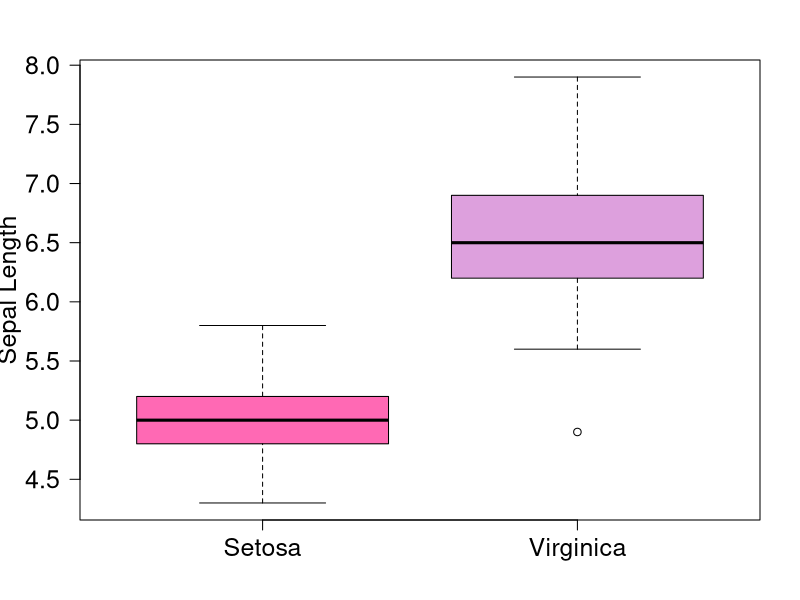
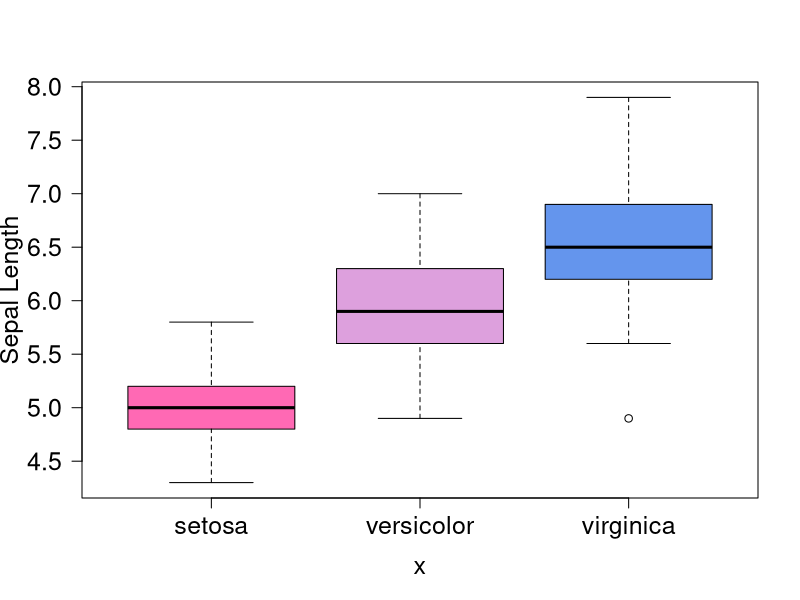
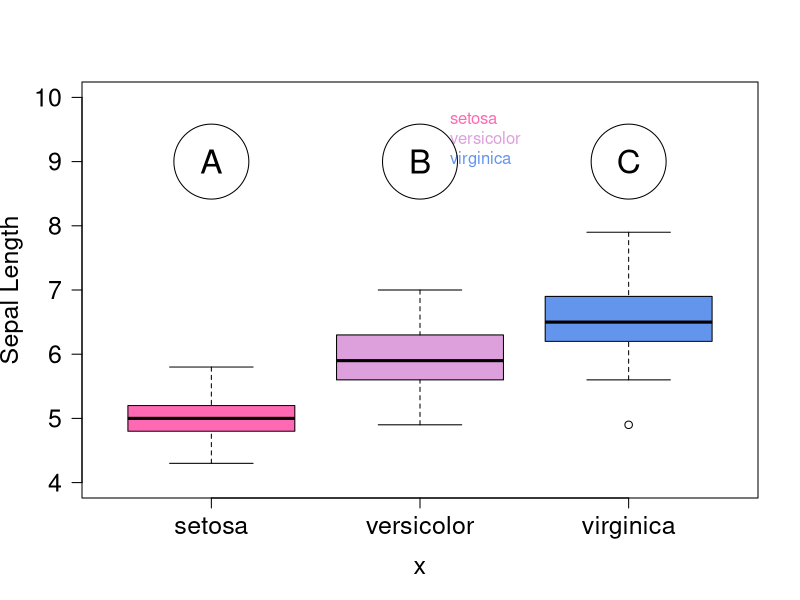
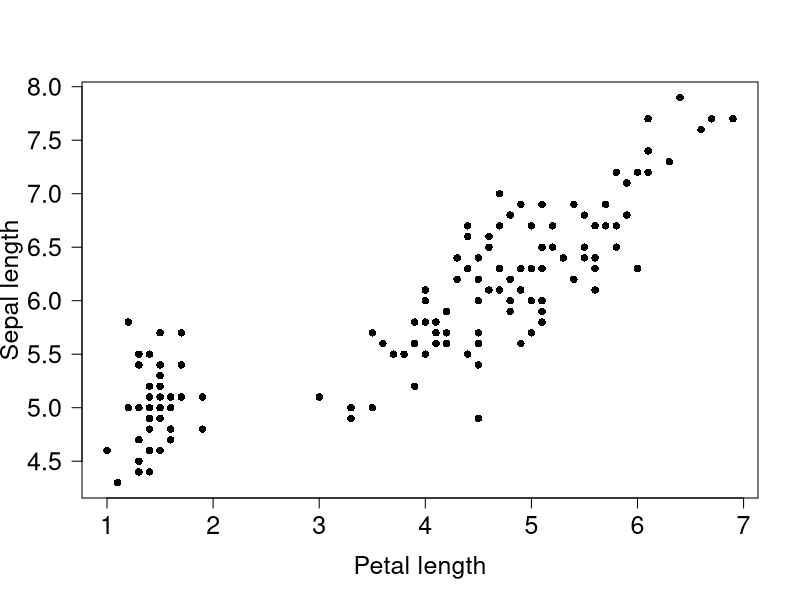
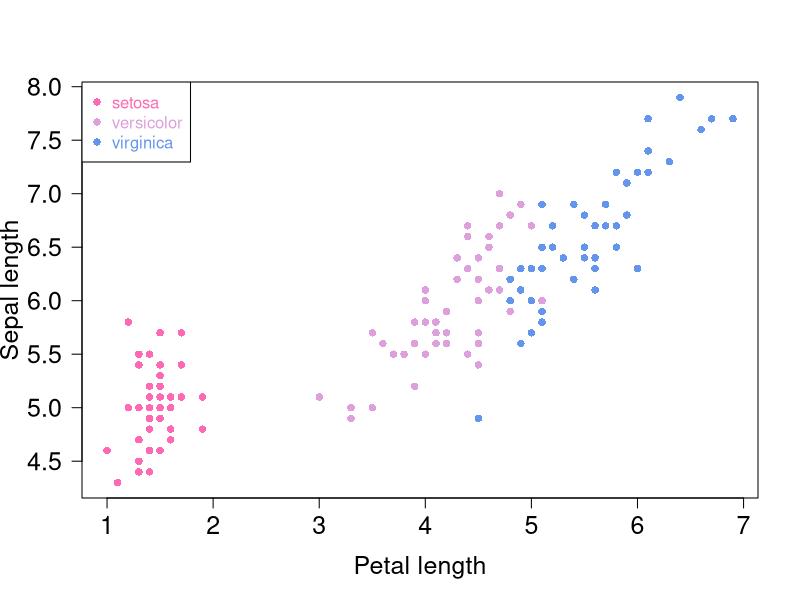
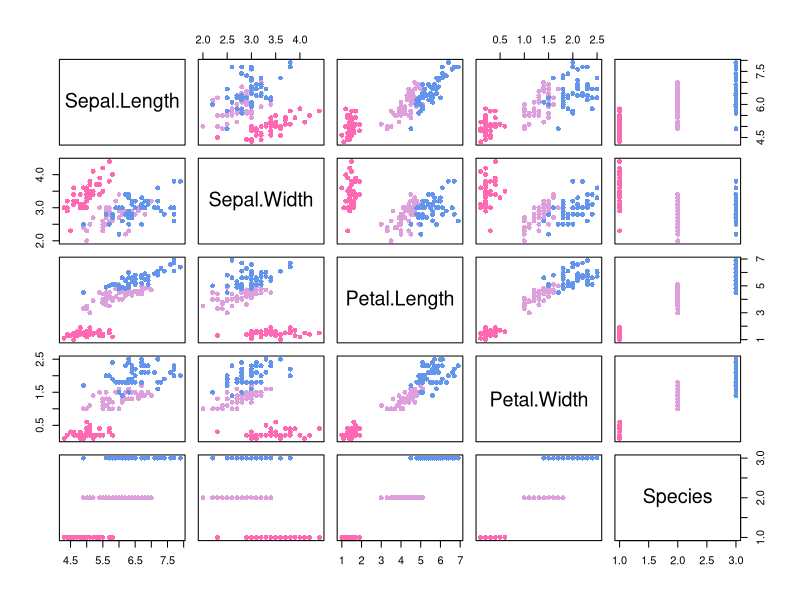
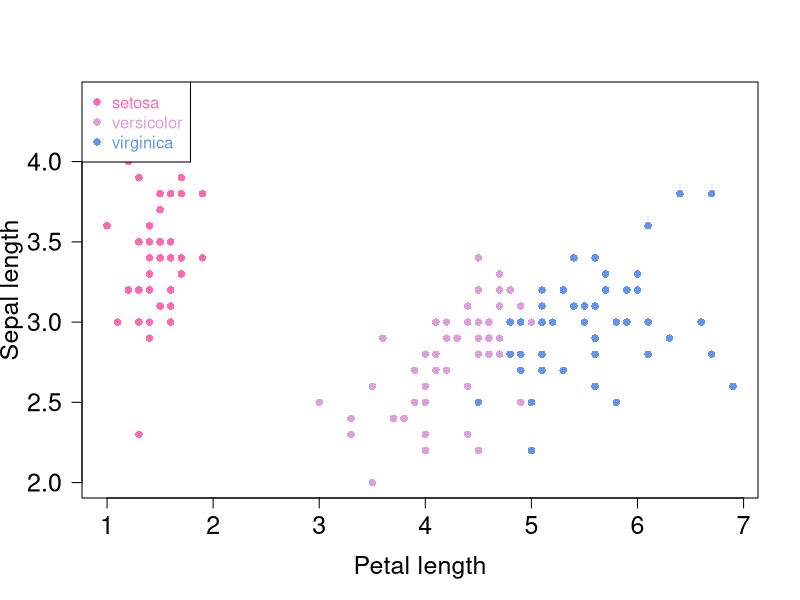

These charts were generated, in order, by the following R code: (Note: this script raises an error after producing the figures.)
## This code will be used during the bootcamp to show examples for stats, plotting and simple simulations

# initialize workspace
rm(list=ls()) # clean workspace
graphics.off() # close all open plot windows

# Load libraries
library('igraph') # library for network analysis

# load data
iris=iris # this data is already in the computer's memory, but this line will show it in your 'environment' window 

# look at the data
head(iris) # shows the first 6 lines of the data frame
unique(iris$Species) # shows all the species 

# get the subset data from two species
setosa=iris[iris$Species=='setosa',] ## assign only the rows that belong to setosa and all the columns in the data frame to a variable named "setosa"
virginica=iris[iris$Species=='virginica',] ## assign only the rows that belong to virginica and all the columns in the data frame to a variable named "virginica"

# plot the sepal lengths of  setosa and virginica
dev.new() # opens the figure in a new window. use the command quartz() for macs
par(mar=c(4, 4, 3, 2)) # set the margins
boxplot(setosa$Sepal.Length, virginica$Sepal.Length, # the data to plot
		names=c('Setosa','Virginica'),ylab="Sepal Length", # label the axes 
		col=c("hotpink", "plum"), # set the colors of the boxplots
		las=1, # set the numbers on the axis so that they are upright
		cex.axis=1.5,cex.lab=1.5) # make sure the fonts are large enough to read

# are these two statistically different?
# use a t-test:
t.test(setosa$Sepal.Length, virginica$Sepal.Length) # this will display the result in the command line

###############
# Ex 1 (in class): now plot and compare two other measures on your own....
###############

# comparing means of more than two groups
# plot all three species
dev.new() # open a new figure window
plot(iris$Species, iris$Sepal.Length, # data to plot
		ylab="Sepal Length", # label axes
	col=c("hotpink", "plum", "cornflowerblue"), las=1, cex.axis=1.5,cex.lab=1.5) # make figure pretty

# are these three statistically different?
# run an ANOVA:
anova1=aov(iris$Sepal.Length~iris$Species) # set up the statistical test
summary(anova1) # look at the results of the statistical test
TukeyHSD(anova1) # examine each pair using a Tukey test

## Add the results of the Tukey test to the plot:
dev.new() # open a new figure window
plot(iris$Species, iris$Sepal.Length,ylab="Sepal Length", # data to plot and label axes
		ylim=c(4,10), # set the y limits to make space for stats test results
		col=c("hotpink", "plum", "cornflowerblue"), las=1, cex.axis=1.5,cex.lab=1.5) # make figure pretty
# after you call plot you can add a various graphical features: 
# add letters above the boxes
text(c(1,2,3),c(9,9,9), # set the location of the letters 
		c('A','B','C'), # set which letters to display  on the plot
		cex=2) # make sure they are large enough to read
## add a legend to the plot:
legend(2,10, # set the location x, y 
		unique(iris$Species), # text to display
		text.col=c("hotpink", "plum", "cornflowerblue"), #text color
		bty ='n') # remove outline of legend box
# and just for fun...
# add circles  around the letters
points(c(1,2,3),c(9,9,9), # location of circles
		cex=10) # size of circles (default of points is empty circles - look up  in your R reference card what other shapes you can set using pch= )

## are sepal and petal length correlated?
# let's plot these first
dev.new() # set a new figure
plot(iris$Petal.Length,iris$Sepal.Length, # data to plot 
		xlab='Petal length',ylab='Sepal length', # label your axes
		pch=16,las=1,cex.axis=1.5,cex.lab=1.5) # make the figure pretty

# run a Pearson's correlation test to see if traits are statistically correlated:
cor.test(iris$Petal.Length,iris$Sepal.Length)

## let's color code by species
# set a vector with a different  color for each species that matches their order in the data frame
cols=sub('setosa',"hotpink",iris$Species)
cols=sub('versicolor',"plum",cols)
cols=sub('virginica',"cornflowerblue",cols)

## another shorter way:
cols2=c("hotpink", "plum", "cornflowerblue")[unclass(iris$Species)]

# plot the correlation with color codes by species
dev.new()
plot(iris$Petal.Length,iris$Sepal.Length, xlab='Petal length',ylab='Sepal length', # same as above...
		col=cols, # add color
		pch=16,las=1,cex.axis=1.5,cex.lab=1.5) # same as above
# add a legend:
legend("topleft", legend=unique(iris$Species), text.col=c("hotpink", "plum", "cornflowerblue"),pch=16, col=c("hotpink", "plum", "cornflowerblue"))

# is there a significant effect of species on the relationship between sepal and petal length?
# set up a linear model with both petal length and species as effects:
fit_with_sp=lm(Sepal.Length ~ Petal.Length + Species - 1, data=iris)
summary(fit_with_sp) # look at the results

# add an interaction term:
fit_with_sp_with_int=lm(Sepal.Length ~ Petal.Length * Species - 1, data=iris)
summary(fit_with_sp_with_int)

# exploratory analysis...
dev.new()
plot(iris, col=cols2, pch=16)

################
# Ex 2 (in class): 
# are Petal Length and Sepal width related? by species? is there an interaction term? 
# Plot the interaction term (HINT: look up the abline function).
# next, use a 'for' loop to create the above plot.
################

plot(iris$Petal.Length,iris$Sepal.Width,
     xlab='Petal length',ylab='Sepal length',
     col=cols,
     pch=16,
     las=1,
     cex.axis=1.5,cex.lab=1.5)

legend("topleft",
       legend=unique(iris$Species),
       text.col=c("hotpink", "plum", "cornflowerblue"),
       pch=16,
       col=c("hotpink", "plum", "cornflowerblue"))

abline(lm(Sepal.Width[iris$Species=='setosa'] ~ Petal.Length[iris$Species=='setosa'] + Species - 1, data=iris))

fit_with_sp=lm(Sepal.Width ~ Petal.Length + Species - 1, data=iris)
summary(fit_with_sp)

fit_with_sp_with_int=lm(Sepal.Length ~ Petal.Length * Species - 1, data=iris)
summary(fit_with_sp_with_int)


## gradient colors - color code the points by petal length
dev.new()
plot(iris$Petal.Length,iris$Sepal.Length, xlab='Petal length',ylab='Sepal length',pch=16, # same as above...
		 col=rainbow(max(iris$Petal.Length)*10)[iris$Petal.Length*10]) # set a color Palette 'rainbow' and assign colors by petal length 

###########################
###########################

## interaction data:
# create a random interaction matrix:
mat_data=matrix(data =  rnorm(225,0,5) , nrow = 15, ncol = 15) ## you can potentially replace rnorm with rexp(225,0.75) and with runif(225,0,5) 
diag(mat_data)=1 # set the diagonal to 1 cause each individual interacts with itself by definition
dev.new() # plot the interaction matrix
image(mat_data) 
# turn the adjacency matrix to a network object
net=graph.adjacency(mat_data,diag=FALSE,mode="undirected", weighted=TRUE)
E(net) # look at the edges of the object
E(net)$width <- E(net)$weight # set edge width to the weight
dev.new() # plot the network
plot(net,vertex.color=rainbow(10),layout=layout.fruchterman.reingold)


###########################
###########################

# Geometric Growth 
# a script to simulate and plot the discrete logistic model
# Set initial conditions and parameter values
N0 <- 100
RR <- 1.05
ttMax <- 10
# initialize variable to a vector of NA values - where we will store the simulation results
NN <- matrix(NA, nrow=1, ncol=ttMax+1)
NN[1] <- N0 # set first value to initial condition
# use a loop to iterate the model the desired number of times
for (tt in 1:ttMax) {
	NN[tt+1] <- RR*NN[tt]
}
# plot the results
dev.new()
plot(1:(ttMax+1), NN, xlab="Time", ylab="Population size (N)", col='blue', pch=16, las=1)
# add a line:
lines(1:(ttMax+1), NN, xlab="Time", ylab="Population size (N)", col='blue', las=1)

##################
## ex 3 (in class): convert the above simulation into a function
################
